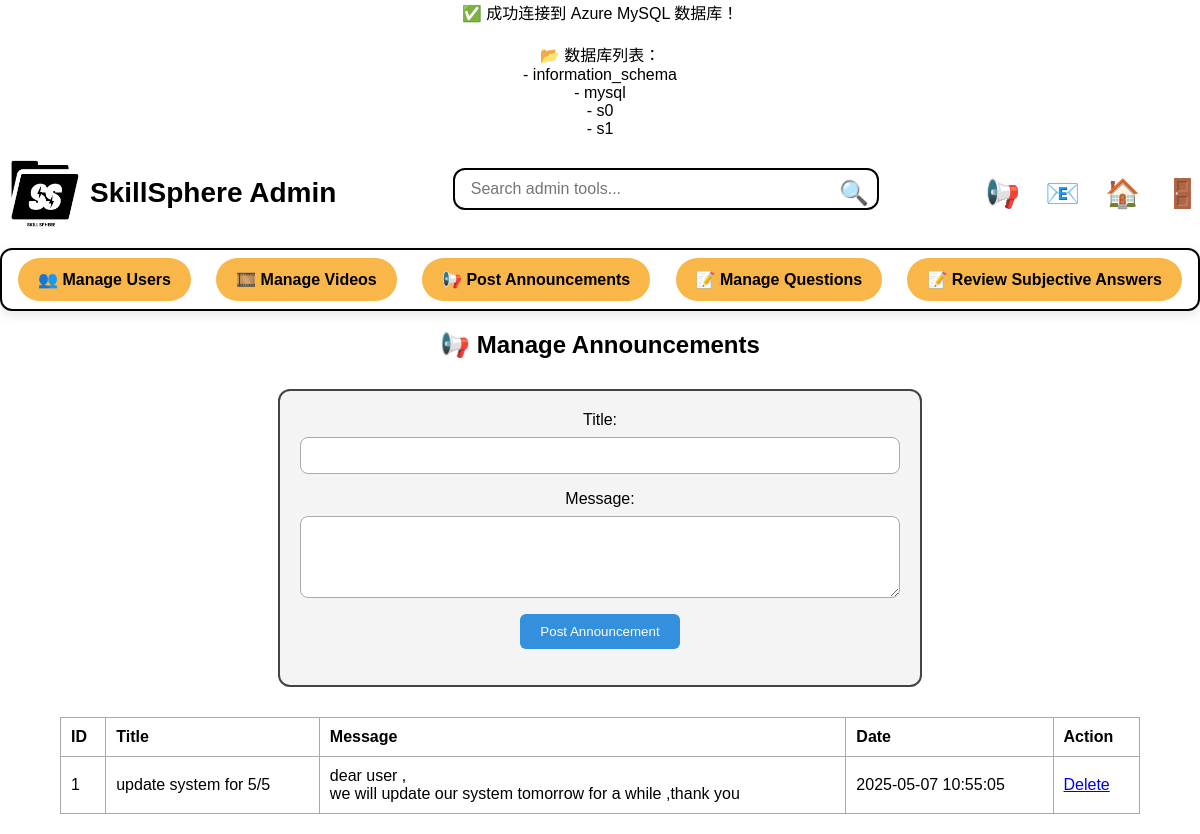
The page /templates/manage_announcements.php (signed in) on the database its author committed.
### tables this page shows
CREATE TABLE `announcements` (
  `id` int(11) NOT NULL,
  `title` varchar(255) DEFAULT NULL,
  `message` text DEFAULT NULL,
  `created_at` timestamp NOT NULL DEFAULT current_timestamp()
);

### templates/manage_announcements.php (the view, shortened to what this page needs)
<?php
require 'db.php';
$announcements = $pdo->query("SELECT * FROM announcements ORDER BY created_at DESC")->fetchAll(PDO::FETCH_ASSOC);
?>
<!DOCTYPE html>
<html>
<head>
  <?php include 'adminnav.php'; ?>
</head>
<body>
  <h2 style="text-align:center;">📢 Manage Announcements</h2>
  <div class="form-box">
    <form method="POST" action="">
      <label for="title">Title:</label>
      <input type="text" id="title" name="title" required>
      <label for="message">Message:</label>
      <textarea id="message" name="message" rows="4" required></textarea>
      <button type="submit">Post Announcement</button>
    </form>
  </div>
  <table>
    <tr><th>ID</th><th>Title</th><th>Message</th><th>Date</th><th>Action</th></tr>
    <?php foreach ($announcements as $a): ?>
      <tr>
        <td><?= $a['id'] ?></td>
        <td><?= htmlspecialchars($a['title']) ?></td>
        <td><?= nl2br(htmlspecialchars($a['message'])) ?></td>
        <td><?= $a['created_at'] ?></td>
        <td><a href="manage_announcements.php?delete=<?= $a['id'] ?>" onclick="return confirm('Delete this announcement?')">Delete</a></td>
      </tr>
    <?php endforeach; ?>
  </table>
</body>
</html>

### templates/style.css (style rules this page uses)
body { font-family: Arial, sans-serif; margin: 0; padding: 0; text-align: center; background-color: white; }

### templates/manage_announcements.php (style rules this page uses)
.form-box { max-width: 600px; margin: 30px auto; padding: 20px; border: 2px solid #444; border-radius: 12px; background-color: #f4f4f4; }
input, textarea { width: 100%; padding: 10px; margin-top: 8px; margin-bottom: 16px; border-radius: 8px; border: 1px solid #aaa; }
button { padding: 10px 20px; background-color: #3490dc; color: white; border: none; border-radius: 6px; }
table { width: 90%; margin: 20px auto; border-collapse: collapse; }
table, th, td { border: 1px solid #aaa; }
th, td { padding: 10px; text-align: left; }

### rows shown on the page
announcements: id "1", title "update system for 5/5", message "dear user , we will update our system tomorrow for a while ,thank you", created_at "2025-05-07 10:55:05"

### other values the page prints
$row['Database'] "information_schema"
$row['Database'] "mysql"
$row['Database'] "s0"
$row['Database'] "s1"
